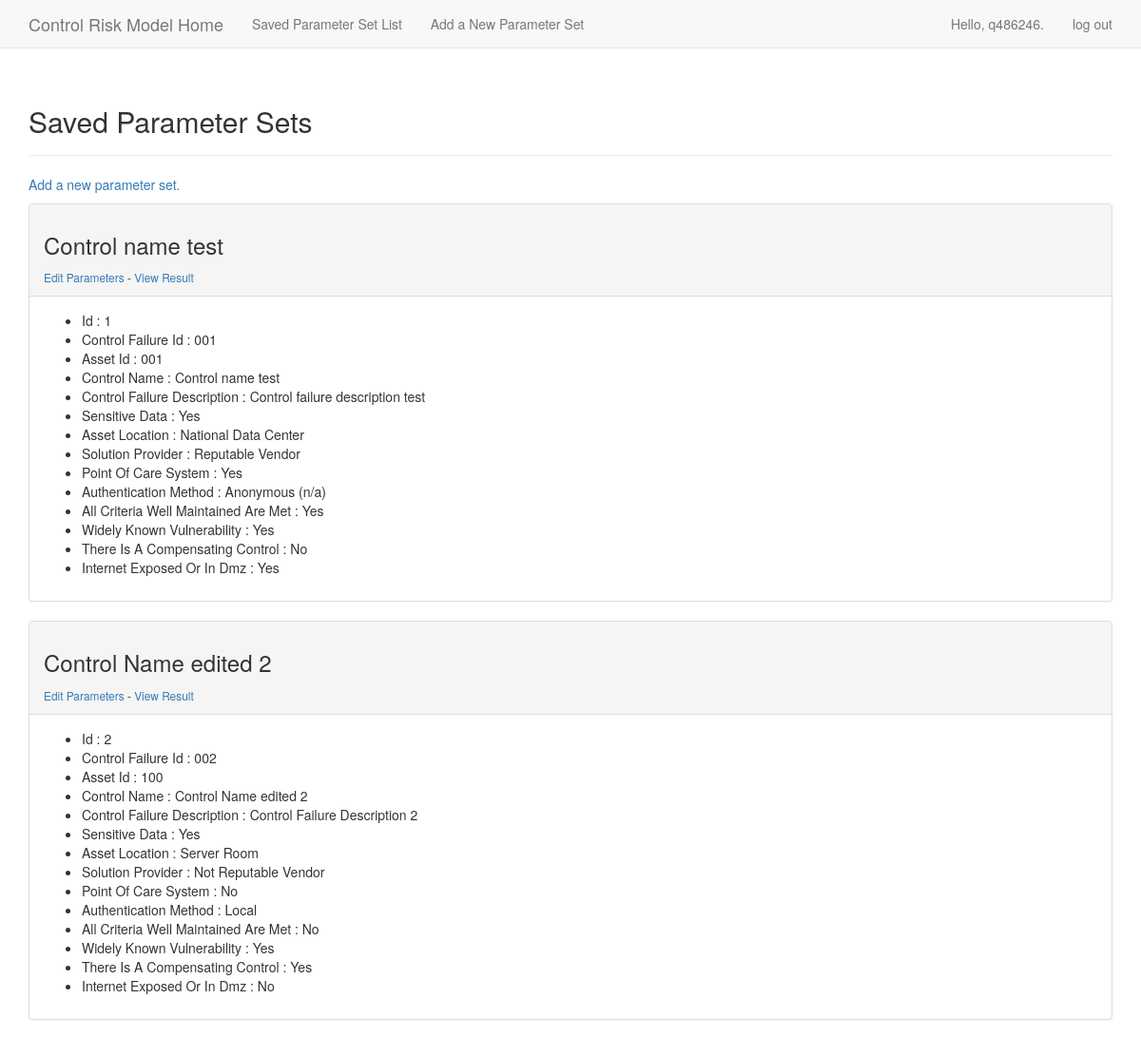
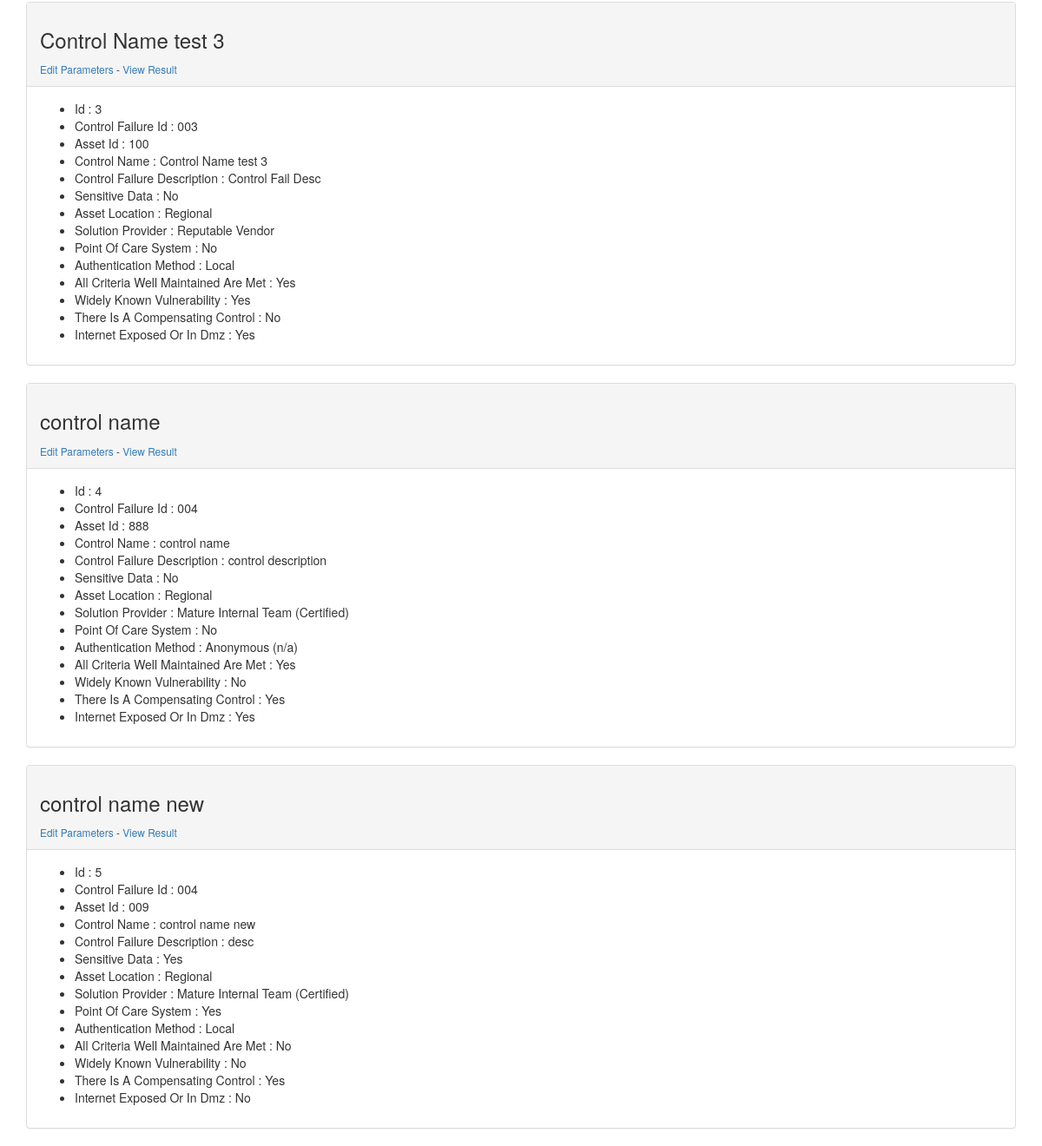
/parasList/ (signed in), run on the app's committed database (2 pictures, top to bottom).
### crm_input_app/models.py (models this page shows)
class ParaSet(models.Model):
    YES_NO_CHS = (
        ('1', 'Yes'),
        ('0', 'No'),
    )
    ASSET_LOC_CHS = (
        ('1', 'National Data Center'),
        ('2', 'Regional'),
        ('3','Server Room'),
        ('4','Exposed'),
        ('5', 'Vendor Hosted'),
    )
    SOLU_PROV_CHS=(
    ('1','Reputable Vendor'),
    ('2','Not Reputable Vendor'),
    ('3','Mature Internal Team (Certified)'),
    )
    AUTHEN_CHS=(
    ('1','Anonymous (n/a)'),
    ('2','Local'),
    ('3','Central'),
    )
    KNOWN_VUL_CHS=(
    ('1', 'Unknown'),
    ('2','Yes but no published exploit'),
    ('3', 'Yes but vulnerability and exploit not automated'),
    ('4', 'Yes and automated vulnerability but not automated exploit'),
    ('5',  "Yes and both vulnerability and exploit are automated")  ,
    )
    control_fail_id=models.CharField("Control Failure ID", max_length=15)
    asset_id=models.CharField("Asset ID", max_length=15)
    control_name=models.CharField("Control Name", max_length=100)
    ctr_fail_desc=models.CharField("Control Failure Description", max_length=600)
    sensitive_data= models.CharField("Sensitive Data", choices=YES_NO_CHS, max_length=1)
    asset_loc=models.CharField("Asset Location", choices=ASSET_LOC_CHS, max_length=1 )
    solution_prov=models.CharField("Solution Provider",choices=SOLU_PROV_CHS, max_length=1)
    pocs= models.CharField("Point of Care System", choices=YES_NO_CHS,max_length=1)
    auth_meth=models.CharField("Authentication Method", choices=AUTHEN_CHS, max_length=1)
    cri_met=models.CharField("All criteria  well maintained are met", choices=YES_NO_CHS,max_length=1)
    wide_vul=models.CharField("Widely known vulnerability", choices=YES_NO_CHS,max_length=1)
    comp_ctr=models.CharField(" There is a compensating control", choices=YES_NO_CHS,max_length=1)
    internet_exp=models.CharField("Internet Exposed or in DMZ", choices=YES_NO_CHS,max_length=1)
    owner=models.ForeignKey(User)
    def __str__(self):
        return self.control_name
    def __iter__(self):
        for field in self._meta.get_fields():
           if field.name != "owner":
                value = getattr(self, field.name, None)
                if field.choices:
                    display=dict(field.choices)[value]
                else:
                    display=value
                yield ( field.verbose_name.title(), value, display)

### crm_input_app/views.py (the view)
# urls.py: url(r'^parasList/$',views.parasList,name='parasList'),
@login_required
def parasList(request):
    paraslist=ParaSet.objects.filter(owner=request.user).order_by('id')
    context={'paraslist':paraslist}
    return render(request, 'crm_input_app/parasList.html',context)

### crm_input_app/templates/crm_input_app/parasList.html
{%extends "crm_input_app/base.html"%}
{%load bootstrap3%}
{% block header%}
<h2> Saved Parameter Sets</h2>
{% endblock%}
{%block content%}
<p><a href="{% url 'crm_input_app:new_paras'%}">Add a new parameter set.</a></p>
	{%for paras in paraslist%}
  		<div class="panel panel-default">
  			<div class="panel-heading">
  				<h3>
  				 {{paras}}
  				</h3>
  				<small>
  				 	<a href="{% url 'crm_input_app:edit_paras' paras.id%}"> Edit Parameters</a> -
  				 	<a href="{% url 'crm_input_app:result' paras.id %}"> View Result</a>
  				 </small>
  			</div>
  			<div class= "panel-body">
  				<ul>
					{%for fieldname, val, display in paras%}
					<li>{{fieldname}} : {{display}}</a></li>
					{%endfor%}
 				</ul>
  			</div>
  		</div>
	{%empty%}
	<p>No parameters have been added yet.</p>
	{%endfor%}
{%endblock content%}

### crm_input_app/templates/crm_input_app/base.html (shortened to what this page needs)
{%load bootstrap3 %}
<!DOCTYPE html>
<html lang="en">
<head>
{% bootstrap_css %}
</head>
<body>
<nav class="navbar navbar-default navbar-static-top">
	<div class="container">
		<div class="navbar-header">
			<a class="navbar-brand" href="{% url 'crm_input_app:index'%}">Control Risk Model Home</a>
		</div>
		<div id="navbar" class="navbar-collapse collapse">
			{%if user.is_authenticated%}
			<ul class="nav navbar-nav">
				<li>  <a href="{% url 'crm_input_app:parasList'%}">Saved Parameter Set List</a>  </li>
				<li> <a href="{% url 'crm_input_app:new_paras'%}">Add a New Parameter Set</a> </li>
			</ul>
			{% endif%}
			<ul class="nav navbar-nav navbar-right">
			{%if user.is_authenticated%}
			<li> <a> Hello, {{user.username}}. </a> </li>
			<li> <a href="{% url 'users:logout'%}">log out</a></li>
			{%else%}
			<li> <a href="{%url 'users:register'%}">register</a> </li>
			<li> <a href="{%url 'users:login'%}">log in</a></li>
			{% endif%}
			</ul>
		</div>
	</div>
</nav>
<div class="container">
	<div class= "page-header">
		{%block header%}
		{%endblock header%}
	</div>
	<div>
		{%block content%}
		{%endblock content%}
	</div
</div>
</body>

### data on the page
ParaSet: control_name "Control name test", paras "Id" "Control Failure Id" "Asset Id" "Control Name" "Control Failure Description" "Sensitive Data" "Asset Location" "Solution Provider" "Point Of Care System" "Authentication Method" "All Criteria Well Maintained Are Met" "Widely Known Vulnerability" "There Is A Compensating Control" "Internet Exposed Or In Dmz", paras "1" "001" "001" "Control name test" "Control failure description test" "Yes" "National Data Center" "Reputable Vendor" "Yes" "Anonymous (n/a)" "Yes" "Yes" "No" "Yes"
ParaSet: control_name "Control Name edited 2", paras "Id" "Control Failure Id" "Asset Id" "Control Name" "Control Failure Description" "Sensitive Data" "Asset Location" "Solution Provider" "Point Of Care System" "Authentication Method" "All Criteria Well Maintained Are Met" "Widely Known Vulnerability" "There Is A Compensating Control" "Internet Exposed Or In Dmz", paras "2" "002" "100" "Control Name edited 2" "Control Failure Description 2" "Yes" "Server Room" "Not Reputable Vendor" "No" "Local" "No" "Yes" "Yes" "No"
ParaSet: control_name "Control Name test 3", paras "Id" "Control Failure Id" "Asset Id" "Control Name" "Control Failure Description" "Sensitive Data" "Asset Location" "Solution Provider" "Point Of Care System" "Authentication Method" "All Criteria Well Maintained Are Met" "Widely Known Vulnerability" "There Is A Compensating Control" "Internet Exposed Or In Dmz", paras "3" "003" "100" "Control Name test 3" "Control Fail Desc" "No" "Regional" "Reputable Vendor" "No" "Local" "Yes" "Yes" "No" "Yes"
ParaSet: control_name "control name", paras "Id" "Control Failure Id" "Asset Id" "Control Name" "Control Failure Description" "Sensitive Data" "Asset Location" "Solution Provider" "Point Of Care System" "Authentication Method" "All Criteria Well Maintained Are Met" "Widely Known Vulnerability" "There Is A Compensating Control" "Internet Exposed Or In Dmz", paras "4" "004" "888" "control name" "control description" "No" "Regional" "Mature Internal Team (Certified)" "No" "Anonymous (n/a)" "Yes" "No" "Yes" "Yes"
ParaSet: control_name "control name new", paras "Id" "Control Failure Id" "Asset Id" "Control Name" "Control Failure Description" "Sensitive Data" "Asset Location" "Solution Provider" "Point Of Care System" "Authentication Method" "All Criteria Well Maintained Are Met" "Widely Known Vulnerability" "There Is A Compensating Control" "Internet Exposed Or In Dmz", paras "5" "004" "009" "control name new" "desc" "Yes" "Regional" "Mature Internal Team (Certified)" "Yes" "Local" "No" "No" "Yes" "No"

### other printed values
{{ user.username }} "q486246"
